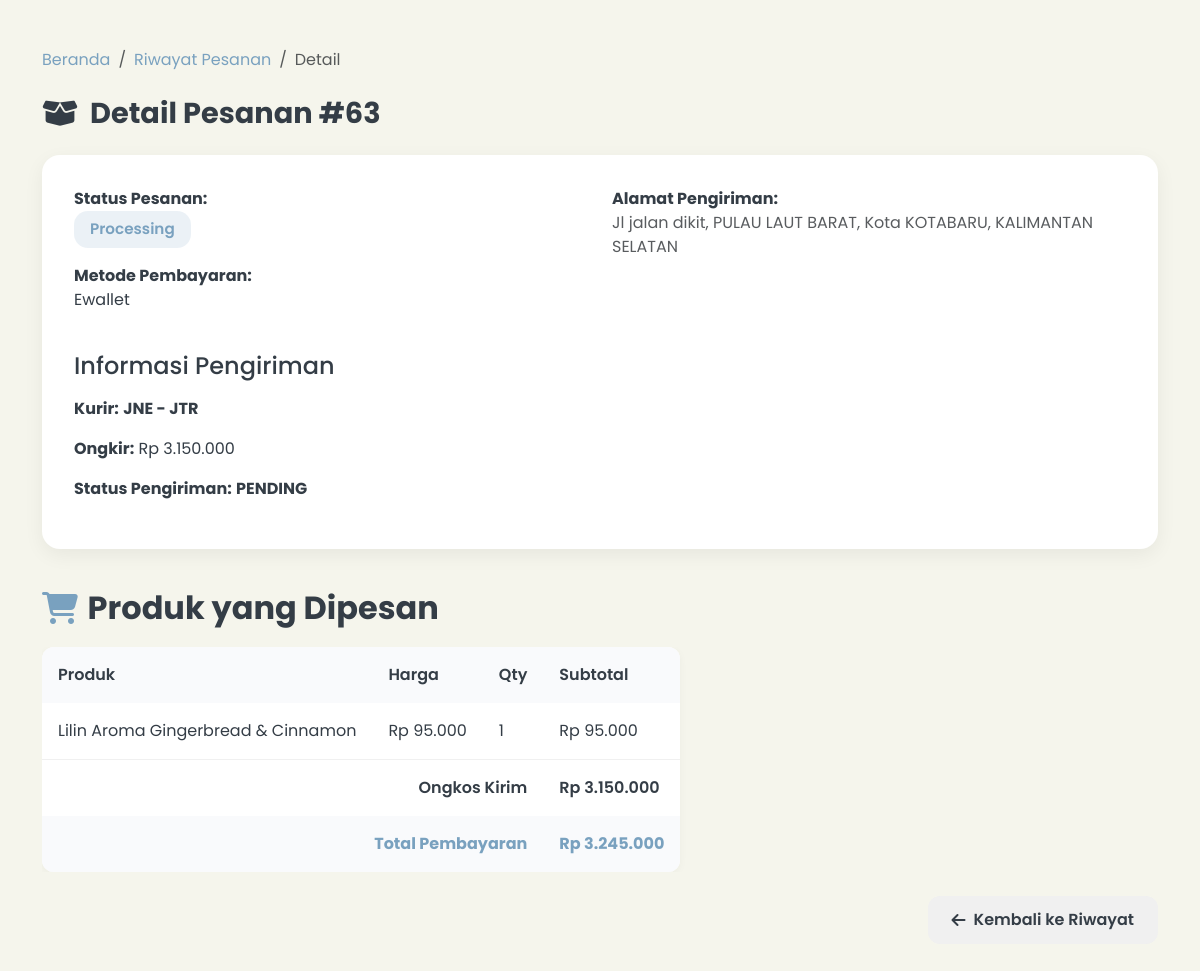
Page /public/index.php?page=order_detail&id=63 (signed in) on the committed database.
### tables this page shows
CREATE TABLE `orders` (
  `id` int(11) NOT NULL,
  `user_id` int(11) NOT NULL,
  `total_amount` decimal(12,2) NOT NULL,
  `payment_method` enum('cod','transfer','ewallet','gateway') DEFAULT 'transfer',
  `payment_status` enum('pending','paid','failed','refunded') DEFAULT 'pending',
  `order_status` enum('waiting','processing','shipped','completed','cancelled') DEFAULT 'waiting',
  `shipping_address` text DEFAULT NULL,
  `tracking_number` varchar(100) DEFAULT NULL,
  `created_at` datetime DEFAULT current_timestamp(),
  `updated_at` datetime DEFAULT NULL,
  `cancel_reason` text DEFAULT NULL,
  `refund_amount` int(11) DEFAULT 0
);

CREATE TABLE `shippings` (
  `id` int(11) NOT NULL,
  `order_id` int(11) NOT NULL,
  `courier` varchar(100) DEFAULT NULL,
  `tracking_number` varchar(100) DEFAULT NULL,
  `shipping_cost` decimal(10,2) DEFAULT NULL,
  `status` enum('pending','shipped','delivered') DEFAULT 'pending',
  `updated_at` datetime DEFAULT current_timestamp()
);

CREATE TABLE `order_items` (
  `id` int(11) NOT NULL,
  `order_id` int(11) NOT NULL,
  `product_id` int(11) NOT NULL,
  `quantity` int(11) DEFAULT 1,
  `price` decimal(12,2) NOT NULL,
  `subtotal` decimal(12,2) DEFAULT NULL
);

CREATE TABLE `products` (
  `id` int(11) NOT NULL,
  `category_id` int(11) DEFAULT NULL COMMENT 'Relasi ke categories.id',
  `name` varchar(150) NOT NULL COMMENT 'Nama produk',
  `description` text DEFAULT NULL COMMENT 'Deskripsi produk',
  `price` decimal(12,2) NOT NULL COMMENT 'Harga',
  `discount` decimal(5,2) DEFAULT 0.00 COMMENT 'Diskon (%)',
  `stock` int(11) NOT NULL DEFAULT 0 COMMENT 'Jumlah stok',
  `featured` tinyint(1) DEFAULT 0 COMMENT 'Produk unggulan (0=Tidak, 1=Ya)',
  `created_at` datetime DEFAULT current_timestamp() COMMENT 'Waktu ditambahkan',
  `updated_at` datetime DEFAULT NULL
);

### app/controllers/OrderController.php (called while the page is built, shortened)
<?php
require_once __DIR__ . '/../models/Order.php';
class OrderController
{
    private $orderModel;
    public function __construct()
    {
        $this->orderModel = new Order();
    }
    public function detail()
    {
        $orderId = $_GET['id'] ?? 0;
        $order = $this->orderModel->find($orderId);
        $items = $this->orderModel->getItems($orderId);
        $shipping = $this->orderModel->getShipping($orderId);
        include __DIR__ . '/../views/user/order_detail.php';
    }
}

### app/models/DB.php (called while the page is built, shortened)
<?php
class DB
{
    private static $instance = null;
    private function __construct()
    {
        $cfg = include __DIR__ . '/../../config/database.php';
        $dsn = "mysql:host={$cfg['DB_HOST']};dbname={$cfg['DB_NAME']};charset={$cfg['DB_CHAR']}";
        $options = [
            PDO::ATTR_ERRMODE => PDO::ERRMODE_EXCEPTION,
            PDO::ATTR_DEFAULT_FETCH_MODE => PDO::FETCH_ASSOC,
            PDO::ATTR_PERSISTENT => false,
        ];
        try {
            $this->pdo = new PDO($dsn, $cfg['DB_USER'], $cfg['DB_PASS'], $options);
        } catch (PDOException $e) {
            error_log("Database connection failed: " . $e->getMessage());
            die("⚠️ Tidak dapat terhubung ke database. Silakan periksa konfigurasi.");
        }
    }
    public static function getInstance()
    {
        if (!self::$instance) {
            self::$instance = new DB();
        }
        return self::$instance->pdo;
    }
}

### config/database.php (called while the page is built, shortened)
<?php
return [
    'DB_HOST' => '127.0.0.1',
    'DB_NAME' => 'ruang_rasa',
    'DB_USER' => 'root',
    'DB_PASS' => 'Root@1234',
    'DB_CHAR' => 'utf8mb4',
];

### app/models/Order.php (called while the page is built, shortened)
<?php
require_once __DIR__ . '/DB.php';
class Order
{
    private $db;
    public function __construct()
    {
        $this->db = DB::getInstance();
    }
    public function getShipping($orderId)
    {
        $sql = "SELECT * FROM shippings WHERE order_id = ?";
        $stmt = $this->db->prepare($sql);
        $stmt->execute([$orderId]);
        return $stmt->fetch(PDO::FETCH_ASSOC);
    }
    public function find($id)
    {
        $stmt = $this->db->prepare("SELECT o.*, u.name AS user_name, u.email AS user_email FROM orders o LEFT JOIN users u ON u.id = o.user_id WHERE o.id = ?");
        $stmt->execute([$id]);
        return $stmt->fetch(PDO::FETCH_ASSOC);
    }
    public function getItems($orderId)
    {
        $stmt = $this->db->prepare("
            SELECT oi.*, p.name AS product_name, pi.image_path AS product_image
            FROM order_items oi
            LEFT JOIN products p ON p.id = oi.product_id
            LEFT JOIN product_images pi ON pi.product_id = p.id AND pi.is_main = 1
            WHERE oi.order_id = ?
        ");
        $stmt->execute([$orderId]);
        return $stmt->fetchAll(PDO::FETCH_ASSOC);
    }
}

### app/views/user/order_detail.php (the view, shortened to what this page needs)
<?php
$shipping = $shipping ?? null;
$items = $items ?? [];
?>
<!doctype html>
<html lang="id">
<head>
    <link href="https://cdn.jsdelivr.net/npm/bootstrap@5.3.2/dist/css/bootstrap.min.css" rel="stylesheet">
    <link rel="stylesheet" href="https://cdnjs.cloudflare.com/ajax/libs/font-awesome/6.5.0/css/all.min.css">
</head>
<body>
    <div class="container py-4">
        <nav aria-label="breadcrumb" class="mb-3">
            <ol class="breadcrumb">
                <li class="breadcrumb-item"><a href="?page=landing">Beranda</a></li>
                <li class="breadcrumb-item"><a href="?page=orders">Riwayat Pesanan</a></li>
                <li class="breadcrumb-item active" aria-current="page">Detail</li>
            </ol>
        </nav>
        <h1 class="order-header">
            <i class="fas fa-box-open" aria-hidden="true"></i> Detail Pesanan #<?= (int) $order['id'] ?>
        </h1>
        <div class="order-card">
            <div class="row">
                <div class="col-md-6 mb-4 mb-md-0">
                    <p>
                        <strong>Status Pesanan:</strong><br>
                        <span class="status-badge <?=
                            $order['order_status'] === 'completed' ? 'status-completed' : 'status-pending'
                            ?>">
                            <?= htmlspecialchars(ucfirst($order['order_status']), ENT_QUOTES, 'UTF-8') ?>
                        </span>
                    </p>
                    <p>
                        <strong>Metode Pembayaran:</strong><br>
                        <?= htmlspecialchars(ucfirst($order['payment_method'] ?? '–'), ENT_QUOTES, 'UTF-8') ?>
                    </p>
                </div>
                <div class="col-md-6">
                    <p>
                        <strong>Alamat Pengiriman:</strong><br>
                        <span
                            class="text-muted"><?= nl2br(htmlspecialchars($order['shipping_address'] ?? '–', ENT_QUOTES, 'UTF-8')) ?></span>
                    </p>
                </div>
            </div>
            <h4 class="mt-4 mb-3">Informasi Pengiriman</h4>
            <?php if (!empty($shipping)): ?>
                <p><strong>Kurir:</strong> <b><?= htmlspecialchars($shipping['courier'] ?? '–', ENT_QUOTES, 'UTF-8') ?></b>
                </p>
                <p><strong>Ongkir:</strong> Rp <?= number_format((int) ($shipping['shipping_cost'] ?? 0), 0, ',', '.') ?>
                </p>
                <p><strong>Status Pengiriman:</strong>
                    <b><?= htmlspecialchars(strtoupper($shipping['status'] ?? '–'), ENT_QUOTES, 'UTF-8') ?></b></p>
            <?php else: ?>
                <p class="text-muted">Belum ada data pengiriman.</p>
            <?php endif; ?>
        </div>
        <h2 class="section-title">
            <i class="fas fa-shopping-cart" aria-hidden="true"></i> Produk yang Dipesan
        </h2>
        <div class="table-responsive">
            <table class="order-table">
                <thead>
                    <tr>
                        <th scope="col">Produk</th>
                        <th scope="col">Harga</th>
                        <th scope="col">Qty</th>
                        <th scope="col">Subtotal</th>
                    </tr>
                </thead>
                <tbody>
                    <?php
                    $subtotal = 0;
                    foreach ($items as $it):
                        $subtotal += (int) $it['subtotal'];
                        ?>
                        <tr>
                            <td data-label="Produk"><?= htmlspecialchars($it['product_name'] ?? '–', ENT_QUOTES, 'UTF-8') ?>
                            </td>
                            <td data-label="Harga">Rp <?= number_format((int) $it['price'], 0, ',', '.') ?></td>
                            <td data-label="Qty"><?= (int) $it['quantity'] ?></td>
                            <td data-label="Subtotal">Rp <?= number_format((int) $it['subtotal'], 0, ',', '.') ?></td>
                        </tr>
                    <?php endforeach; ?>
                    <tr>
                        <td colspan="3" data-label="Ongkos Kirim" class="text-end fw-semibold">Ongkos Kirim</td>
                        <td class="fw-semibold">
                            <?php if (!empty($shipping)): ?>
                                Rp <?= number_format((int) $shipping['shipping_cost'], 0, ',', '.') ?>
                            <?php else: ?>
                                <span class="text-muted">–</span>
                            <?php endif; ?>
                        </td>
                    </tr>
                </tbody>
                <tfoot>
                    <tr>
                        <th colspan="3" class="text-end">Total Pembayaran</th>
                        <th class="text-total">
                            Rp
                            <?= number_format($subtotal + (!empty($shipping) ? (int) $shipping['shipping_cost'] : 0), 0, ',', '.') ?>
                        </th>
                    </tr>
                </tfoot>
            </table>
        </div>
        <div class="d-flex justify-content-end mt-4">
            <a href="?page=orders" class="btn-back" aria-label="Kembali ke riwayat pesanan">
                <i class="fas fa-arrow-left" aria-hidden="true"></i> Kembali ke Riwayat
            </a>
        </div>
    </div>
</body>
</html>

### app/views/user/order_detail.php (style rules this page uses)
:root { --off-white: #F5F5EC; --soft-blue: #79A1BF; --soft-peach: #E7A494; --dark-grey: #343D46; }
body { background-color: var(--off-white); font-family: 'Poppins', sans-serif; color: var(--dark-grey); padding: 1.5rem 0; }
.order-header { font-weight: 700; font-size: 1.8rem; margin-bottom: 1.5rem; color: var(--dark-grey); display: flex; align-items: center; gap: 0.75rem; }
.order-card { background: white; border-radius: 18px; box-shadow: 0 6px 20px rgba(0, 0, 0, 0.06); padding: 2rem; margin-bottom: 2rem; }
.status-badge { padding: 0.45rem 1rem; border-radius: 14px; font-weight: 600; font-size: 0.95rem; display: inline-block; }
.status-pending, .status-processing { background-color: rgba(121, 161, 191, 0.15); color: var(--soft-blue); }
.order-table { border-collapse: separate; border-spacing: 0; border-radius: 12px; overflow: hidden; background: white; box-shadow: 0 2px 8px rgba(0, 0, 0, 0.04); }
.order-table thead th { background-color: #f9fafc; font-weight: 600; color: var(--dark-grey); padding: 1rem; }
.order-table tbody td { padding: 1rem; border-bottom: 1px solid #f0f0f0; }
.order-table tbody tr:last-child td { border-bottom: none; }
.order-table tfoot th { background-color: #f9fafc; font-weight: 700; color: var(--soft-blue); padding: 1rem; }
.btn-back { background-color: #f0f0f0; color: var(--dark-grey); border: none; border-radius: 12px; padding: 0.75rem 1.5rem; font-weight: 600; font-size: 1rem; text-decoration: none; display: inline-flex; align-items: center; gap: 0.5rem; transition: background-color 0.2s; }
.breadcrumb { background: transparent; padding: 0; margin-bottom: 1.5rem; }
.breadcrumb a { color: var(--soft-blue); text-decoration: none; }
.section-title { font-weight: 700; margin: 2.5rem 0 1.25rem; color: var(--dark-grey); display: flex; align-items: center; gap: 0.6rem; }
.section-title i { color: var(--soft-blue); }
.text-total { color: var(--soft-blue); font-weight: 700; }

### rows in the picture
orders: id "63", order_status "Processing", payment_method "Ewallet", shipping_address "Jl jalan dikit, PULAU LAUT BARAT, Kota KOTABARU, KALIMANTAN SELATAN"
shippings: courier "JNE - JTR", shipping_cost "3.150.000", status "PENDING", shipping_cost "3.245.000"
order_items: product.name "Lilin Aroma Gingerbread & Cinnamon", price "95.000", quantity "1", subtotal "95.000"
